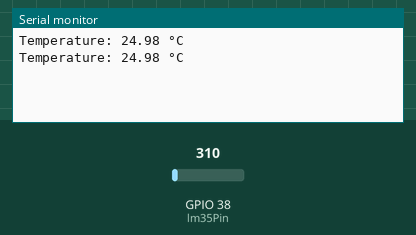
The program below on a simulated ESP32. Parts: the last lines printed to the serial monitor. The inputs (shaded band) are chosen by the test bench; at power-on: GPIO 38 (lm35Pin) = 310.

Above: at 1.8 s.
1.9 s: GPIO 38 (lm35Pin) set to 372
At 2.6 s:
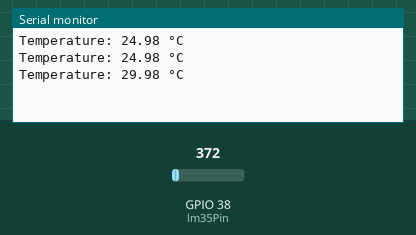
3.4 s: GPIO 38 (lm35Pin) set to 434
At 4.8 s:
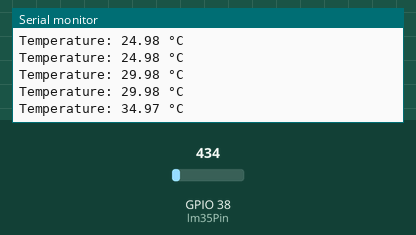
Timing chart, 0 to 6.4 s (numbered marks = the images above; inputs shaded):
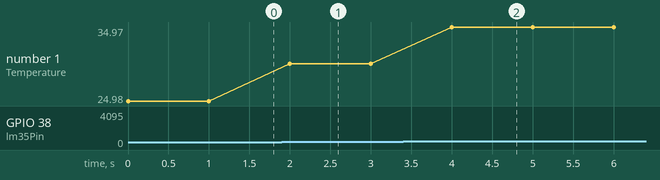

The program:

main.cpp
```cpp
#include <Arduino.h>

// Define LM35 pin
const int lm35Pin = A2;

void setup()
{
  pinMode(lm35Pin, INPUT);
  Serial.begin(9600);
}

void loop()
{
  // Read the analog value from LM35
  int sensorValue = analogRead(lm35Pin);

  // Convert analog value to voltage (0-3.3V)
  float voltage = sensorValue * (3.3 / 4095.0);

  // Convert voltage to temperature in Celsius
  float temperatureC = voltage * 100.0;

  // Print temperature to serial monitor
  Serial.print("Temperature: ");
  Serial.print(temperatureC);
  Serial.println(" °C");

  // Delay for a while
  delay(1000); // Adjust delay as needed
}
```

Measured:
- after the input at 1.9 s, the serial monitor: prints a new line after 0.10 s (image 1)
- after the input at 3.4 s, the serial monitor: prints a new line after 0.60 s (image 2)
- plotted number 1: 24.98 → 29.98 after the input at 1.9 s, 29.98 → 34.97 after the input at 3.4 s
